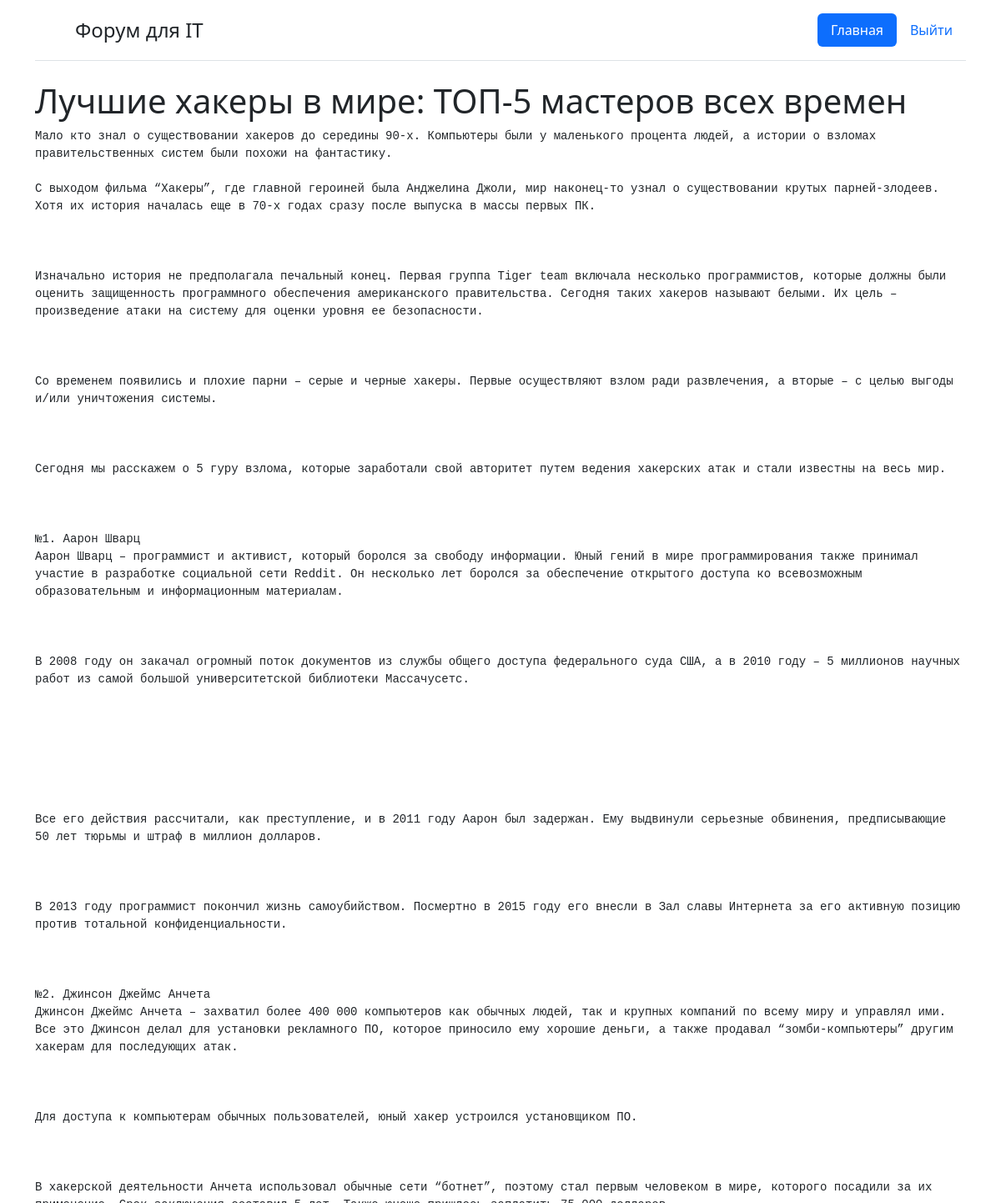
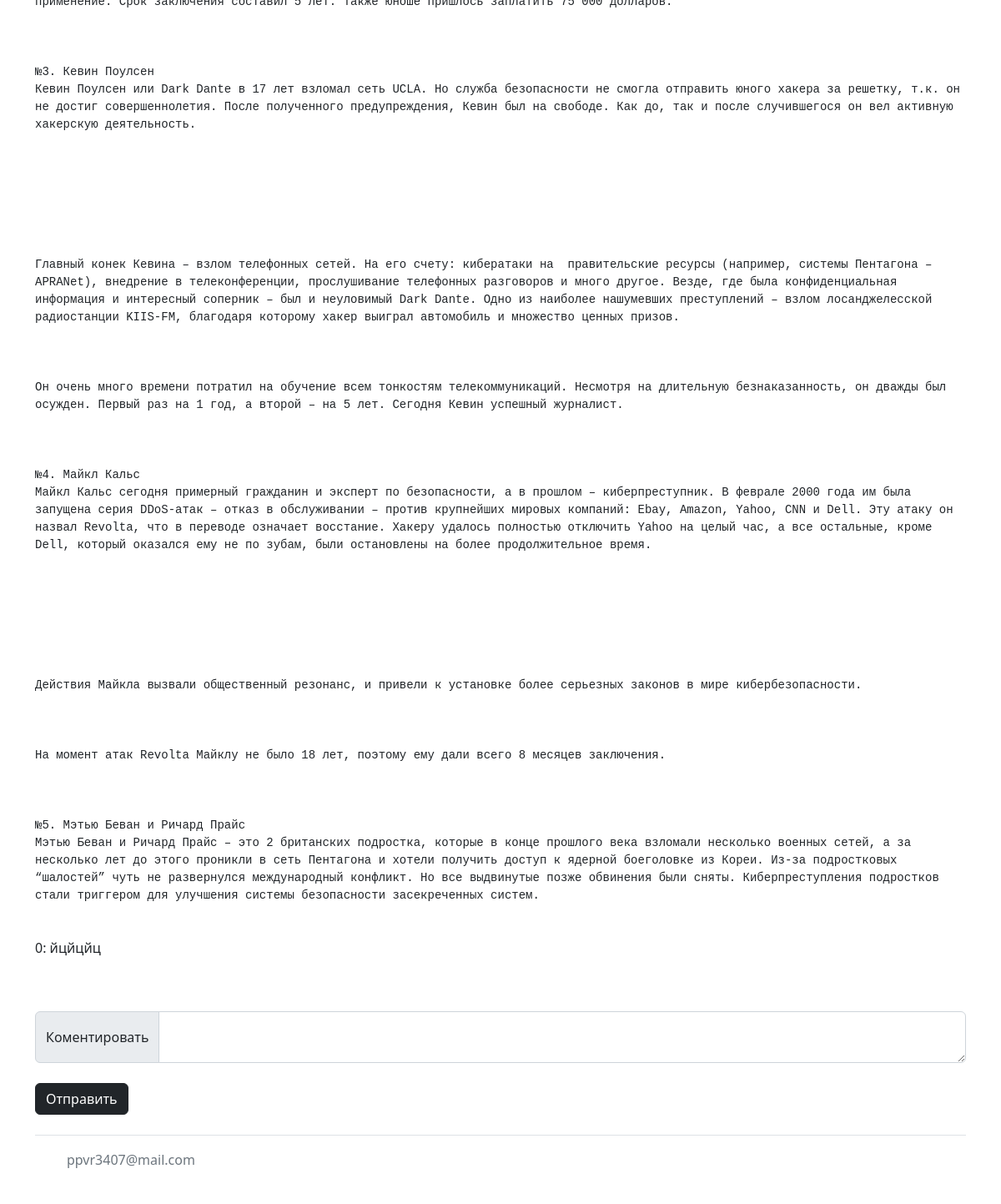
Page /open/1 on the earlier database version (2 pictures, top to bottom).
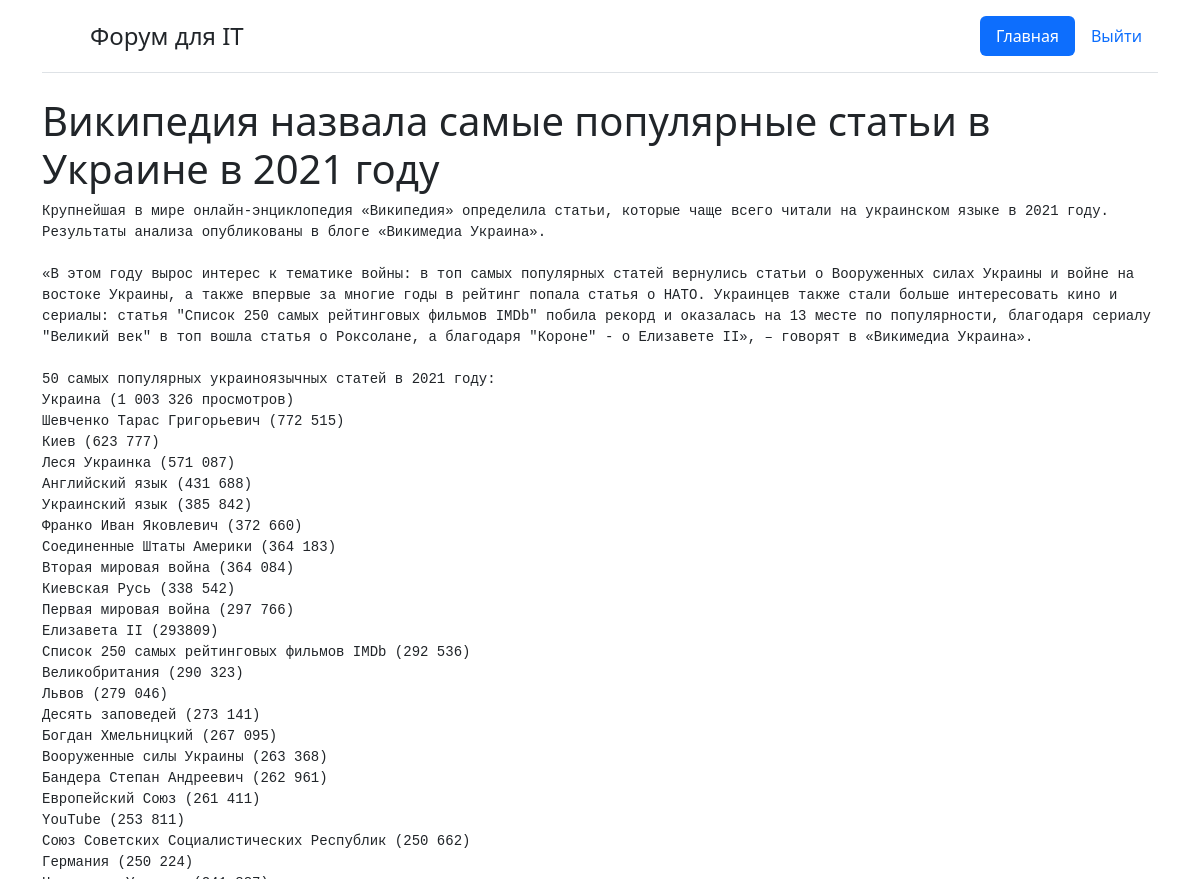
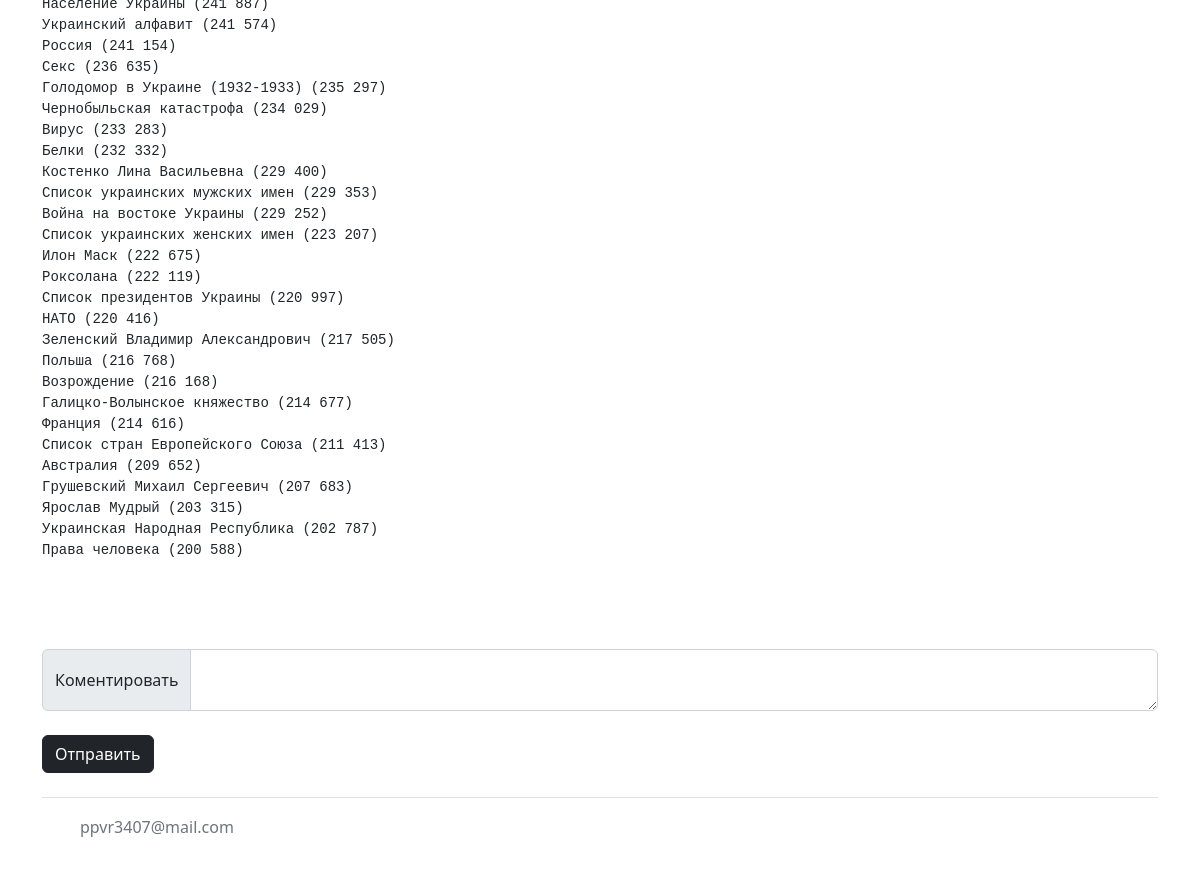
Same page on the later database version (2 pictures, top to bottom).
### packages/modells.py (models this page shows, shortened)
class Date_b(db.Model):
    id = db.Column(db.Integer, primary_key=True)
    title = db.Column(db.String(300), nullable=False)
    text = db.Column(db.Text, nullable=False)
    time = db.Column(db.DateTime, default=datetime.utcnow)
    name_user = db.Column(db.String)

class Date_text(db.Model):
    id = db.Column(db.Integer, primary_key=True)
    chat = db.Column(db.Integer)
    text = db.Column(db.Text, nullable=False)
    time = db.Column(db.DateTime, default=datetime.utcnow)
    name_user = db.Column(db.String)

### packages/routes.py (the view)
@app.route('/open/<int:id>', methods=['POST','GET'])
def open_viev(id):
    state = db.session.query(Date_b).filter(Date_b.id == id).first()
    chats = db.session.query(Date_text).filter(Date_text.chat == state.id).order_by(Date_text.id.desc())
    id = request.cookies.get('id')
    user = User.query.filter(User.login == id).first()
    if request.method == "POST":
        text = request.form.get("text")
        data_text = Date_text(chat = state.id, text=text, name_user=user.user_name)
        db.session.add(data_text)
        db.session.commit()
    return  render_template('open.html',user = user, state = state ,chats = chats)

### packages/templates/open.html (shortened to what this page needs)
{% extends "base.html" %}
 {% block body %}
 <div class="container">
    <header class="d-flex flex-wrap justify-content-center py-3 mb-4 border-bottom">
      <a href="/" class="d-flex align-items-center mb-3 mb-md-0 me-md-auto text-dark text-decoration-none">
        <svg class="bi me-2" width="40" height="32"><use xlink:href="#bootstrap"></use></svg>
        <span class="fs-4">Форум для IT</span>
      </a>
      <ul class="nav nav-pills">
        <li class="nav-item"><a href="/" class="nav-link active" aria-current="page">Главная</a></li>
        <li class="nav-item"><a href="/logaut" class="nav-link">Выйти</a></li>
      </ul>
    </header>
  </div>
 <div class="container">
    <h1>{{state.title}}</h1>
    <pre class="open">{{state.text}}</pre>
    <br>
    {% for i in chats %}
    <p>{{i.name_user}}:  {{i.text}}</p>
    {% endfor %}
    <br>
    <br>
    <form method="post">
        <div class="input-group">
            <span class="input-group-text">Коментировать</span>
            <textarea class="form-control" aria-label="С текстовым полем"  name="text"></textarea>
        </div>
        <br>
        <button type="submit" class="btn btn-dark">Отправить</button>
    </form>
 </div>
{% endblock %}

### packages/templates/base.html (shortened to what this page needs)
<!DOCTYPE html>
<html lang="en">
<head>
    <link rel="stylesheet" href="https://cdn.jsdelivr.net/npm/bootstrap@5.2.0-beta1/dist/css/bootstrap.min.css">
    <link rel="stylesheet" type="text/css" href="{{ url_for( 'static', filename='css/style.css', v=1)}}">
<body>
{% block body %}{% endblock %}
<div class="container">
    <footer class="d-flex flex-wrap justify-content-between align-items-center py-3 my-4 border-top">
      <div class="col-md-4 d-flex align-items-center">
        <a href="/" class="mb-3 me-2 mb-md-0 text-muted text-decoration-none lh-1">
          <svg class="bi" width="30" height="24"><use xlink:href="#bootstrap"></use></svg>
        </a>
        <p class="mb-3 mb-md-0 text-muted">ppvr3407@mail.com</p>
      </div>
      <ul class="nav col-md-4 justify-content-end list-unstyled d-flex">
        <li class="ms-3"><a class="text-muted" href="#"><svg class="bi" width="24" height="24"><use xlink:href="#twitter"></use></svg></a></li>
        <li class="ms-3"><a class="text-muted" href="#"><svg class="bi" width="24" height="24"><use xlink:href="#instagram"></use></svg></a></li>
        <li class="ms-3"><a class="text-muted" href="#"><svg class="bi" width="24" height="24"><use xlink:href="#facebook"></use></svg></a></li>
      </ul>
    </footer>
  </div>
</body>
</html>

### packages/static/css/style.css (style rules this page uses)
.open { white-space: pre-wrap; white-space: -moz-pre-wrap; white-space: -pre-wrap; white-space: -o-pre-wrap; word-wrap: break-word; }

Differences in the rows shown:
removed Date_text: name_user "0", text "йцйцйц"
changed Date_b: title "Лучшие хакеры в мире: ТОП-5 мастеров всех времен" → "Википедия назвала самые популярные статьи в Украине в 2021 году"; text "Мало кто знал о существовании хакеров до середины 90-х. Компьютеры были у маленького процента людей, а истории о взломах правительственных систем были похожи на фантастику. С выходом фильма “Хакеры”, где главной героиней была Анджелина Джоли, мир наконец-то узнал о существовании крутых парней-злодеев. Хотя их история началась еще в 70-х годах сразу после выпуска в массы первых ПК. Изначально история не предполагала печальный конец. Первая группа Tiger team включала несколько программистов, которые должны были оценить защищенность программного обеспечения американского правительства. Сегодня таких хакеров называют белыми. Их цель – произведение атаки на систему для оценки уровня ее…" → "Крупнейшая в мире онлайн-энциклопедия «Википедия» определила статьи, которые чаще всего читали на украинском языке в 2021 году. Результаты анализа опубликованы в блоге «Викимедиа Украина». «В этом году вырос интерес к тематике войны: в топ самых популярных статей вернулись статьи о Вооруженных силах Украины и войне на востоке Украины, а также впервые за многие годы в рейтинг попала статья о НАТО. Украинцев также стали больше интересовать кино и сериалы: статья \"Список 250 самых рейтинговых фильмов IMDb\" побила рекорд и оказалась на 13 месте по популярности, благодаря сериалу \"Великий век\" в топ вошла статья о Роксолане, а благодаря \"Короне\" - о Елизавете II», – говорят в «Викимедиа…"
